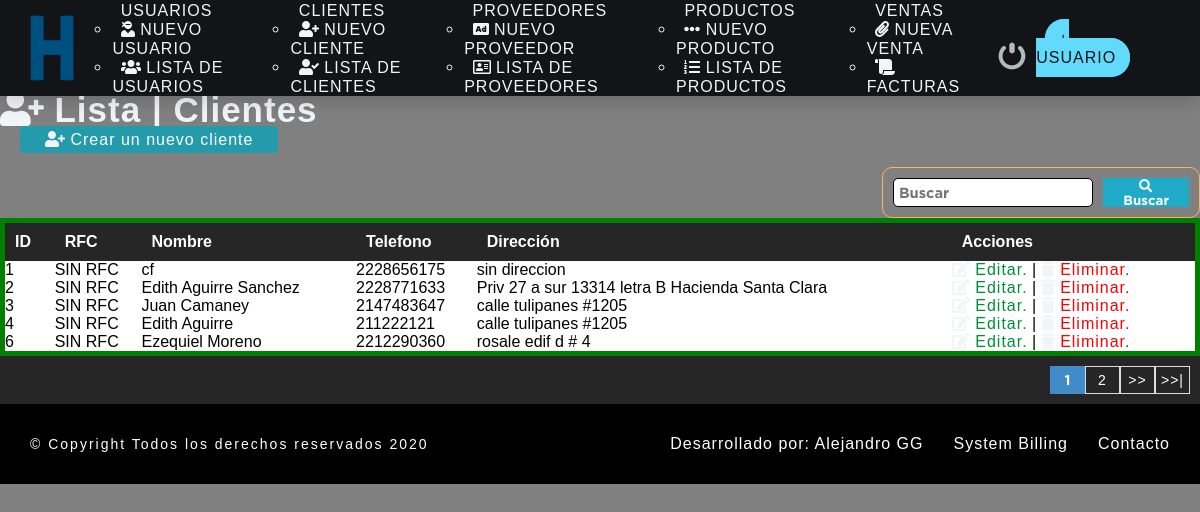
/sistema/lista_cliente.php (signed in), run on the app's committed database.
### tables this page shows
CREATE TABLE `cliente` (
  `idcliente` int(11) NOT NULL,
  `nit` varchar(11) DEFAULT NULL,
  `nombre` varchar(80) DEFAULT NULL,
  `telefono` bigint(11) DEFAULT NULL,
  `direccion` text DEFAULT NULL,
  `dateadd` datetime NOT NULL DEFAULT current_timestamp(),
  `usuario_id` int(11) NOT NULL,
  `estatus` int(11) NOT NULL DEFAULT 1
);

### sistema/lista_cliente.php (the view, shortened to what this page needs)
<?php
include "../conexion.php";
?>
<!DOCTYPE html>
<html lang="en">
<head>
	<?php
	include "includes/scripts.php";
	?>
</head>
<body>
	<?php
	include "includes/nav.php"
	?><br><br>
	<br>
	<br>
	<br>
	<section id="container">
	<h1><i class="fas fa-user-plus"></i> Lista | Clientes</h1>
	<br>
	<a href="registro_cliente.php" class="btn_new"><i class="fas fa-user-plus"></i> Crear un nuevo cliente</a>
	<br>
    <br>
<form action="buscar_cliente.php" method="get" class="form_search">
	<input type="text" name="busqueda" id="busqueda" placeholder="Buscar" value="">
	<button type="submit" class="btn_search"><i class="fas fa-search"></i> Buscar</button>
</form>
	<table>
		<tr>
			<th>ID</th>
			<th>RFC</th>
			<th>Nombre</th>
			<th>Telefono</th>
			<th>Dirección</th>
			<th>Acciones</th>
		</tr>
		<?php
		$sql_register = mysqli_query($conection, "SELECT COUNT(*) AS total_registro FROM cliente Where estatus = 1");
		$result_register = mysqli_fetch_array($sql_register);
		$total_registro = $result_register['total_registro'];
		$por_pagina = 5;
		if(empty($_GET['pagina'])){
			$pagina = 1;
		}
		else{
			$pagina = $_GET['pagina'];
		}
		$desde = ($pagina-1) * $por_pagina;
		 $total_paginas = ceil($total_registro / $por_pagina);
		$query = mysqli_query($conection, "SELECT* FROM cliente
			                               WHERE estatus = 1 ORDER BY idcliente ASC LIMIT $desde,$por_pagina");
		$result = mysqli_num_rows($query);
		if($result > 0)
		{
			while ($data= mysqli_fetch_array($query))
			{
				if($data['nit'] == 0)
				{
					$nit =$data['nit'] ;
				}
				else{
                    $nit = 'SIN RFC';
				}
			?>
		<tr>
			<td><?php echo $data['idcliente'] ?></td>
			<td><?php echo $nit ?></td>
			<td><?php echo $data['nombre'] ?></td>
			<td><?php echo $data['telefono'] ?></td>
			<td><?php echo $data['direccion'] ?></td>
			<td>
				<a class="link_edit" href="editar_cliente.php?id=<?php echo $data["idcliente"]; ?>"><i class="fas fa-edit"></i>
 Editar.</a>
                |
                   <?php
                   if($_SESSION['rol'] == 1 || $_SESSION['rol'] == 2)
                   {
                                     ?>
				<a class="link_delete" href="eliminar_confirmar_cliente.php?id=<?php echo $data["idcliente"]; ?>"><i class="fas fa-trash"></i>
 Eliminar.</a>
				<?php
                 }
				?>
			</td>
		</tr>
	<?php
		}
	  }
	?>
	</table>
	<div class ="paginador">
		<ul>
			<?php
           for ($i=1; $i <= $total_paginas; $i++) {
           	if($i == $pagina)
           	{
             echo '<li class="pageselected">'.$i.'</li>';
           	}else{
           	echo '<li><a href="?pagina='.$i.'">'.$i.'</a></li>';
           }
           }
           if($pagina != $total_paginas)
           {
			?>
			<li><a href="?pagina=<?php echo $pagina+1; ?>">>></a></li>
			<li><a href="?pagina=<?php echo $total_paginas; ?>">>>|</a></li>
			<?php
             }
			?>
		</ul>
	</div>
	</section>
	<?php
	include "includes/footer.php"
	?>
</body>
</html>

### sistema/css/style.css (style rules this page uses)
* { margin: 0; padding: 0; color: #f2f5f7; box-sizing: border-box; font-family: 'GothamBold', cursive; }
body { background: gray; margin: 0; padding: 0; }
h1, h2, h3, h4, h5, h6 { font-family: 'arial'; font-weight: bold; letter-spacing: 1px; }
h1 { font-size: 26px; }
a { text-decoration: none; font-family: arial; letter-spacing: 1px; }
body { overflow-x: hidden; }
form { background: #262626; color:gray; margin: auto; padding: 20px 50px; border: 1px solid #ffb74d; }
input,select { display: block; width: 100%; font-size: 11pt; padding: 5px; border: 1px solid #000000; border-radius: 5px; color: black; }
#container h1 { font-size: 35px; display:inline-block; }
.btn_new { display: auto; background: #239baa; color: white; padding: 5px 25px; border-radius: 4px; margin: 20px; }
table { border-collapse: collapse; font-size: 12pt; font-family: 'arial'; width: 100%; border: green 5px solid }
td { background: #fff; color: #000000; border: green 5px solid font-size: 12pt; font-family: 'arial'; }
table th { text-align: left; padding: 10px; background:#262626; color:#fff; font-size: 12pt; font-family: 'arial'; }
table tr:nth-child(odd) { background: #c88719; }
.link_edit { color:#008f39; }
.link_delete { color:#ff0000; }
.paginador ul { padding: 10px; list-style: none; background: #262626; display: -webkit-flex; display: -moz-flex; display: -o-flex ; display: flex; justify-content: flex-end; }
.paginador a, .pageselected { color: #fff; border:1px solid #ddd; padding: 5px; display: inline-block; font-size: 14px; text-align:center; width: 35px; }
.pageselected { color: #fff; background: #428bca; border: 1px solid #428bca; }
.form_search { display: -webkit-flex; display: -moz-flex; display: -o-flex ; display: flex; float: right; background: initial; padding: 10px; border-radius: 10px; }
.form_search .btn_search { background: #1faac8; color: #fff; padding: 0 20px; border: 0; cursor:pointer; margin-left: 10px; }

### data on the page
cliente: idcliente "1", nit "SIN RFC", nombre "cf", telefono "2228656175", direccion "sin direccion"
cliente: idcliente "2", nit "SIN RFC", nombre "Edith Aguirre Sanchez", telefono "2228771633", direccion "Priv 27 a sur 13314 letra B Hacienda Santa Clara"
cliente: idcliente "3", nit "SIN RFC", nombre "Juan Camaney", telefono "2147483647", direccion "calle tulipanes #1205"
cliente: idcliente "4", nit "SIN RFC", nombre "Edith Aguirre", telefono "211222121", direccion "calle tulipanes #1205"
cliente: idcliente "6", nit "SIN RFC", nombre "Ezequiel Moreno", telefono "2212290360", direccion "rosale edif d # 4"
